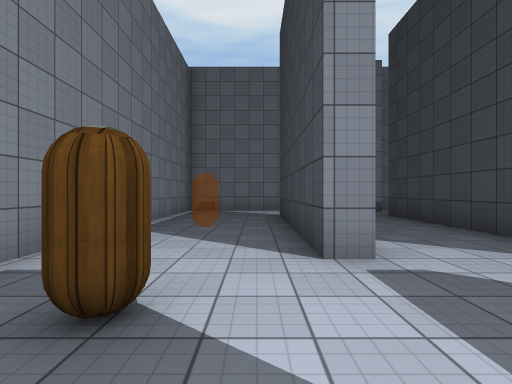
[1] (above)

16 first-person views from a walk through a Unity game level. The camera is 1.3 m above the floor, looks level and sees 85° across. The floor is counted in squares, 2 m on a side. Each view is taken from the middle of a square. On the plan, view 1 faces up. The plan holds only what a view shows up to about 9 squares ahead; the rest is blank. The player character is not drawn. Surface patterns are stand-ins for the level's own textures.

[2]
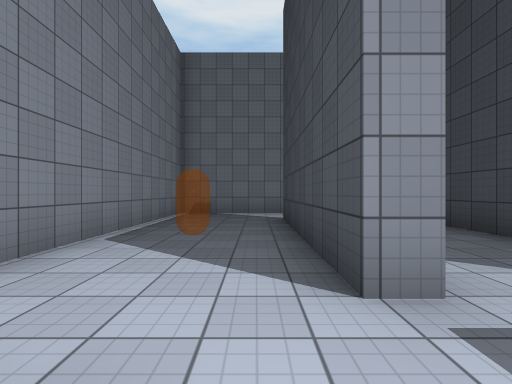

[3]
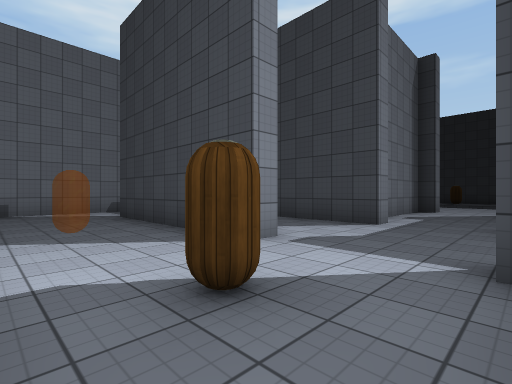

[4]
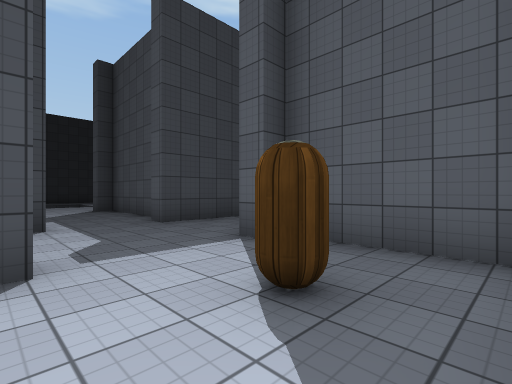

[5]
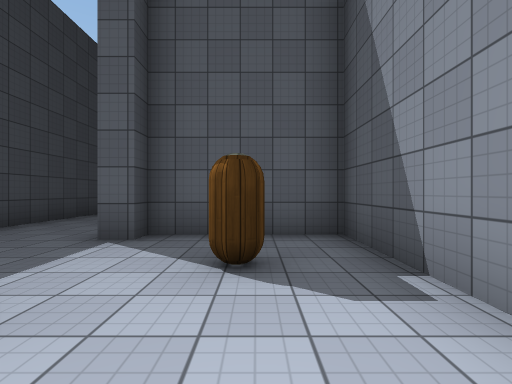

[6]
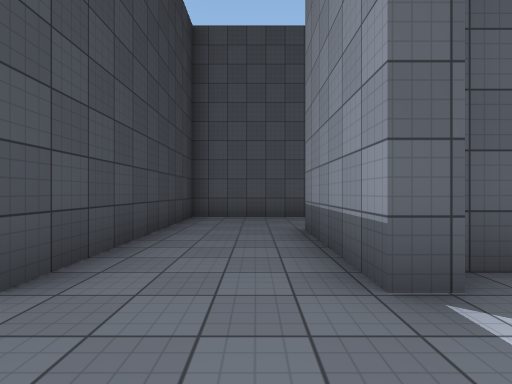

[7]
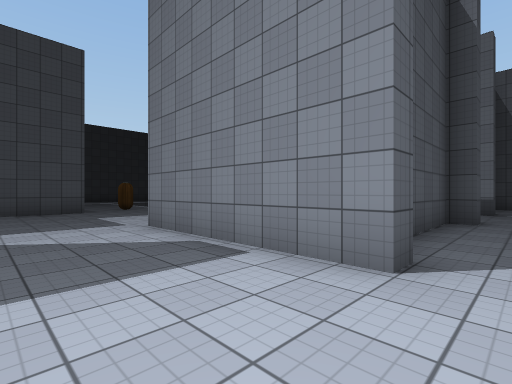

[8]
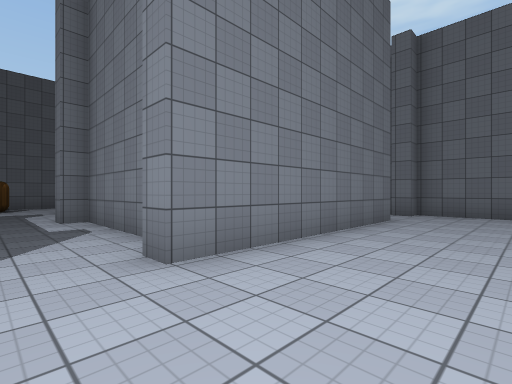

[9]
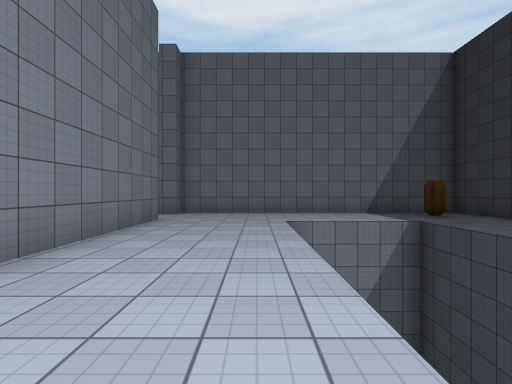

[10]
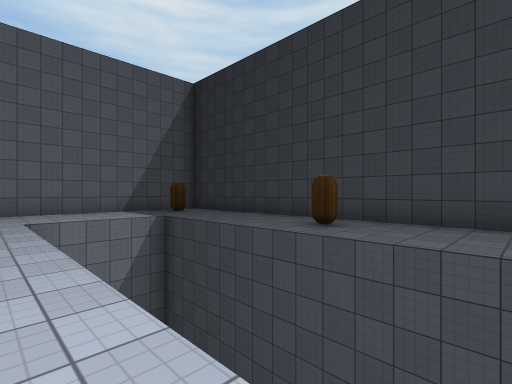

[11]
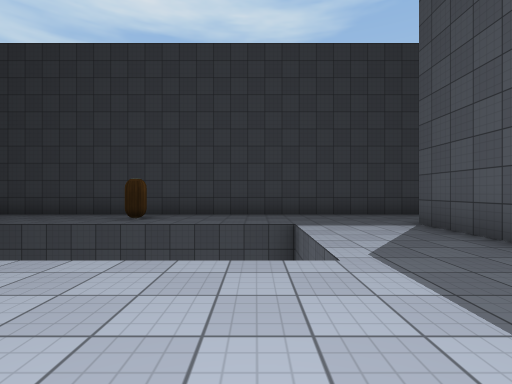

[12]
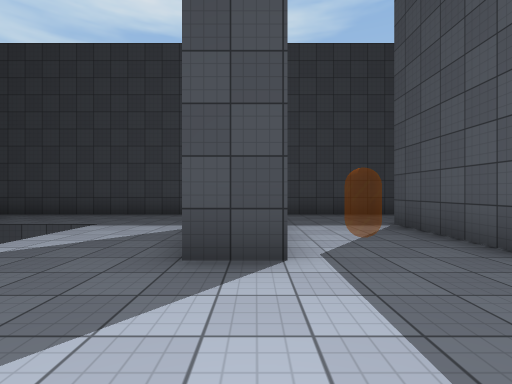

[13]
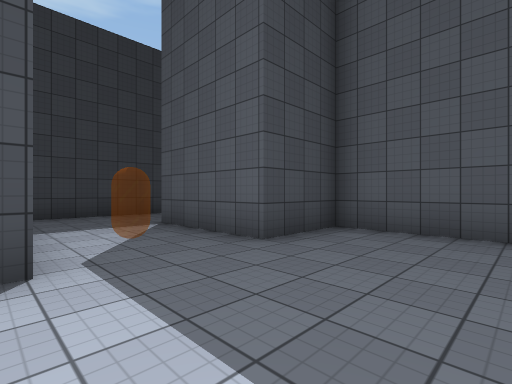

[14]
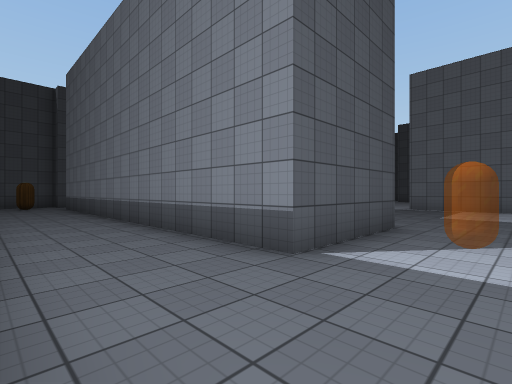

[15]
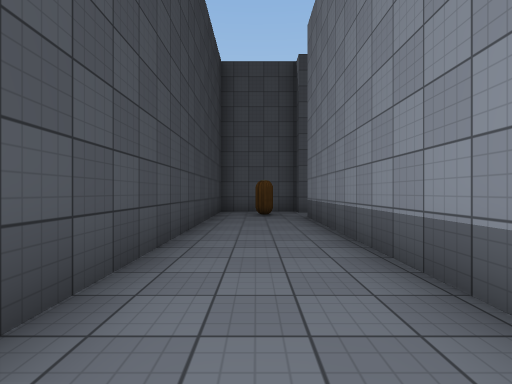

[16]
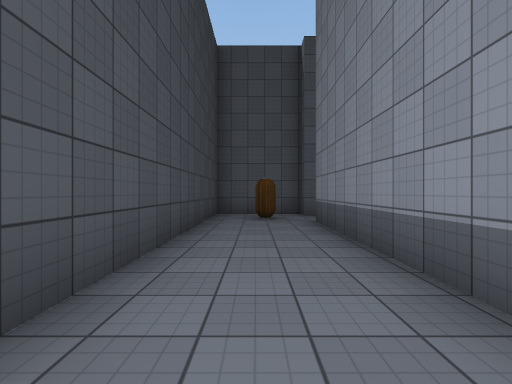

### Floor plan
Key: @ floor where view 1 was taken; # wall or solid block; . floor; = window, fence, low wall or low ledge; v drop or lower ground.
Columns run from 3 left of view 1 to 18 right of it. Each row starts with its distance up from view 1.
 10 #####      ###########
  9 #....      ..........#
  8 #....       .........#
  7 #...# .#   #...vvv...#
  6 #...# .#   #...v  ...#
  5 #.=.#..#   #...v  ...#
  4 #...#..#   #...v  ...#
  3 #...#..#####...v  .#.#
  2 #.#............v  ...#
  1 #..............v  ...#
  0 #..@#..#...#...v  ...#
 -1 #####..#####.........#
 -2     #..#   #.........#
 -3     ...#   #.........#
 -4     ...#   #...###...#
 -5     ...#   .....=....#
 -6     #####............#
 -7          ......###...#
 -8           .....###...#
 -9            .######...
-10                  #...
-11                  #...#
-12                  #...#
-13                  #...#
-14                  #...#
-15                  #...#
-16                  #...#
-17                  #...#
-18                   .#.#
-19                  #...#
-20                  #####

Where each view was taken, in squares from view 1:
view 1: 0 up, 0 right, facing up
view 2: 1 up, 0 right, facing up
view 3: 0 up, 2 left, facing up-right
view 4: 3 up, 2 left, facing down-right
view 5: 4 up, 1 left, facing down
view 6: 2 up, 2 right, facing down
view 7: 1 up, 11 right, facing down-left
view 8: 1 up, 11 right, facing up-left
view 9: 1 up, 11 right, facing up
view 10: 0 up, 11 right, facing up-right
view 11: 0 up, 9 right, facing right
view 12: 4 down, 9 right, facing right
view 13: 4 down, 9 right, facing down-right
view 14: 5 down, 17 right, facing down-left
view 15: 10 down, 16 right, facing down
view 16: 11 down, 16 right, facing down
